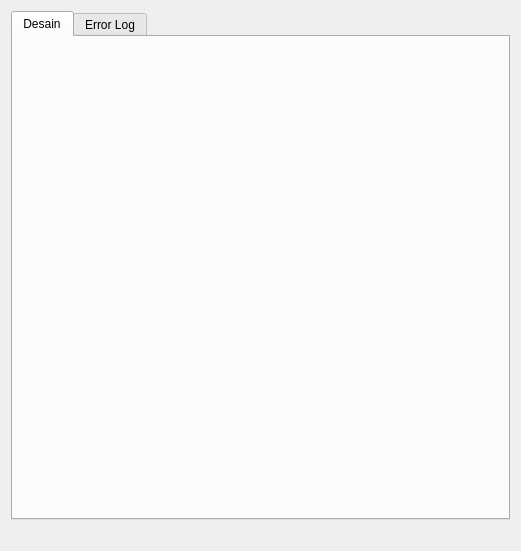
<?xml version="1.0" encoding="UTF-8"?>
<ui version="4.0">
 <class>Form</class>
 <widget class="QWidget" name="Form">
  <property name="geometry">
   <rect>
    <x>0</x>
    <y>0</y>
    <width>521</width>
    <height>551</height>
   </rect>
  </property>
  <property name="windowTitle">
   <string>Form</string>
  </property>
  <layout class="QVBoxLayout" name="verticalLayout_4">
   <item>
    <layout class="QGridLayout" name="gridLayout">
     <item row="0" column="0">
      <widget class="QTabWidget" name="tabWidget">
       <property name="currentIndex">
        <number>0</number>
       </property>
       <widget class="QWidget" name="tab_desain">
        <attribute name="title">
         <string>Desain</string>
        </attribute>
        <layout class="QVBoxLayout" name="verticalLayout_3"/>
       </widget>
       <widget class="QWidget" name="tab_error">
        <attribute name="title">
         <string>Error Log</string>
        </attribute>
        <layout class="QVBoxLayout" name="verticalLayout_2">
         <item>
          <layout class="QGridLayout" name="gridLayout_3">
           <item row="0" column="0">
            <widget class="QTextEdit" name="error_log"/>
           </item>
          </layout>
         </item>
        </layout>
       </widget>
      </widget>
     </item>
    </layout>
   </item>
   <item>
    <layout class="QHBoxLayout" name="horizontalLayout_2">
     <item>
      <widget class="QLabel" name="label_status_l">
       <property name="text">
        <string/>
       </property>
      </widget>
     </item>
     <item>
      <widget class="QLabel" name="label_status_r">
       <property name="layoutDirection">
        <enum>Qt::LeftToRight</enum>
       </property>
       <property name="text">
        <string/>
       </property>
       <property name="alignment">
        <set>Qt::AlignRight|Qt::AlignTrailing|Qt::AlignVCenter</set>
       </property>
      </widget>
     </item>
    </layout>
   </item>
  </layout>
 </widget>
 <resources/>
 <connections/>
</ui>
